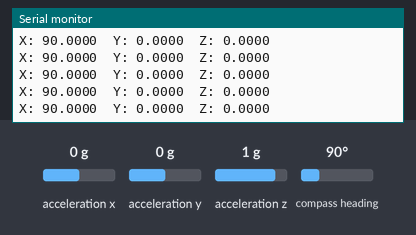
Simulated run of this sketch. Board: Arduino Uno, built with avr-gcc and run on an emulated ATmega328P. Shown: the last lines printed to the serial monitor. The inputs (shaded band) are chosen by the test bench; at power-on: acceleration x 0 g, acceleration y 0 g, acceleration z 1 g, compass heading 90°.

Above: at 2.2 s.
2.3 s: acceleration x set to -1.4 g
At 2.35 s:
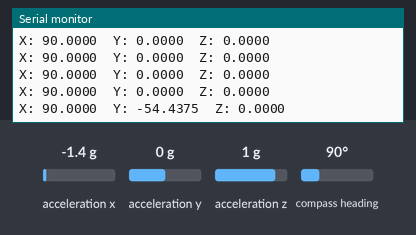
3.8 s: acceleration y set to -1.4 g
At 3.8 s:
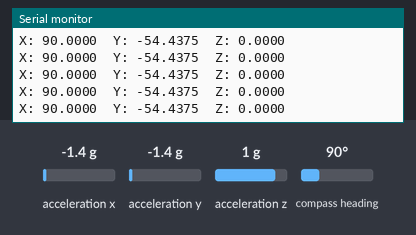
5.3 s: acceleration z set to -1.4 g
At 5.36 s:
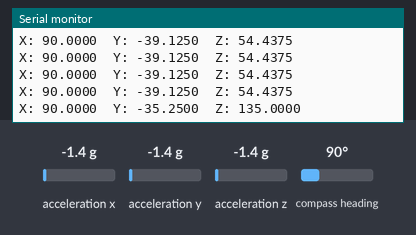
6.8 s: compass heading set to 7°
At 6.81 s:
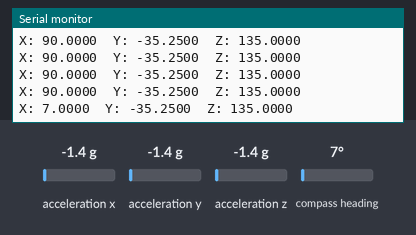
8.3 s: compass heading set to 180°
At 8.37 s:
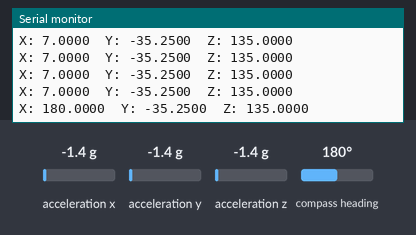
Timing chart, 0 to 11.3 s (numbered marks = the images above; inputs shaded):
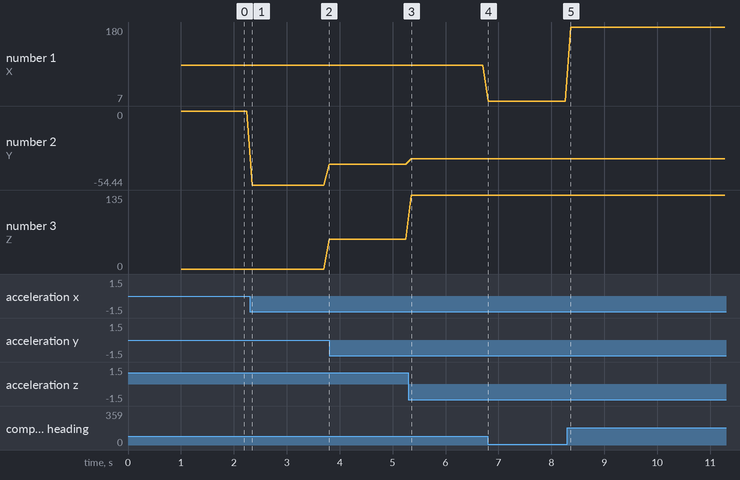

The sketch:

IMU.ino
```cpp
#include <Wire.h>
#include <Adafruit_Sensor.h>
#include <Adafruit_BNO055.h>
#include <utility/imumaths.h>

/* Set the delay between fresh samples */
#define BNO055_SAMPLERATE_DELAY_MS (100)

// Check for the default address 0x28
Adafruit_BNO055 bno = Adafruit_BNO055(55, 0x28);

void setup(void) {
  Serial.begin(9600);
  Serial.println("BNO055 Orientation Sensor Test"); Serial.println("");

  /* Initialize the sensor */
  if(!bno.begin()) {
    /* There was a problem detecting the BNO055 ... check your connections */
    Serial.print("Ooops, no BNO055 detected ... Check your wiring or I2C ADDR!");
    while(1);
  }

  delay(1000);

  /* Use the external crystal for better accuracy */
  bno.setExtCrystalUse(true);
}

void loop(void) {
  /* Get a new sensor event */
  sensors_event_t event;
  bno.getEvent(&event);

  /* Display the floating point data */
  Serial.print("X: ");
  Serial.print(event.orientation.x, 4);
  Serial.print("  Y: ");
  Serial.print(event.orientation.y, 4);
  Serial.print("  Z: ");
  Serial.print(event.orientation.z, 4);
  Serial.println("");

  delay(BNO055_SAMPLERATE_DELAY_MS);
}
```

Measured:
- after the input at 2.3 s, the serial monitor: prints a new line after 0.05 s (image 1)
- after the input at 5.3 s, the serial monitor: prints a new line after 0.06 s (image 3)
- after the input at 6.8 s, the serial monitor: prints a new line at once (image 4)
- after the input at 8.3 s, the serial monitor: prints a new line after 0.07 s (image 5)
- plotted number 1: 90 → 7 after the input at 6.8 s, 7 → 180 after the input at 8.3 s
- plotted number 2: 0 → -54.44 after the input at 2.3 s, -54.44 → -39.12 after the input at 3.8 s, -39.12 → -35.25 after the input at 5.3 s
- plotted number 3: 0 → 54.44 after the input at 3.8 s, 54.44 → 135 after the input at 5.3 s
